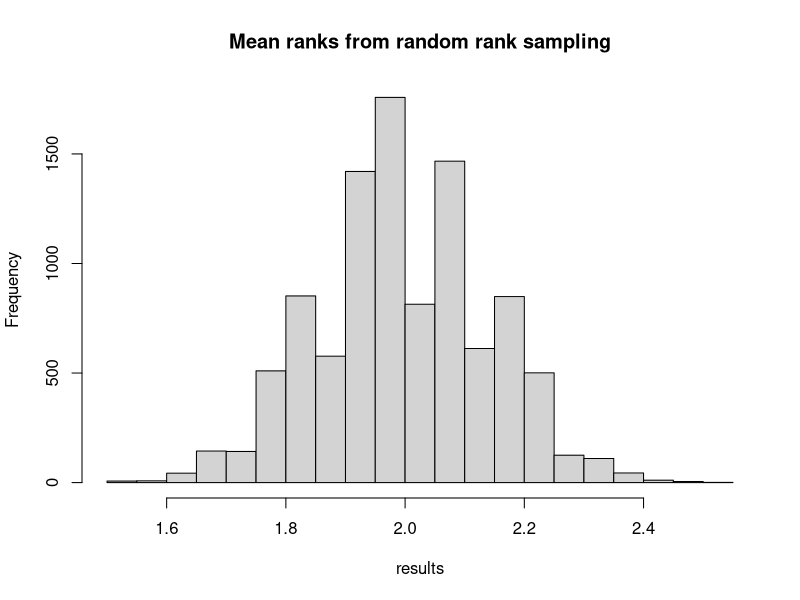

Source code (R):
## ---- chunk 1
n_iters <- 10000

# Make array to store results for each trial.
results <- numeric(n_iters)

for (i in 1:n_iters) {
    ranks <- sample(c(1, 2, 3), size=33, replace=TRUE)
    mean_rank <- mean(ranks)
    results[i] <- mean_rank
}

hist(results, breaks=20,
     main='Mean ranks from random rank sampling')

k <- sum(results <= 1.48)
kk <- k / n_iters

message('Proportion of mean ranks <= 1.48: ', kk)
